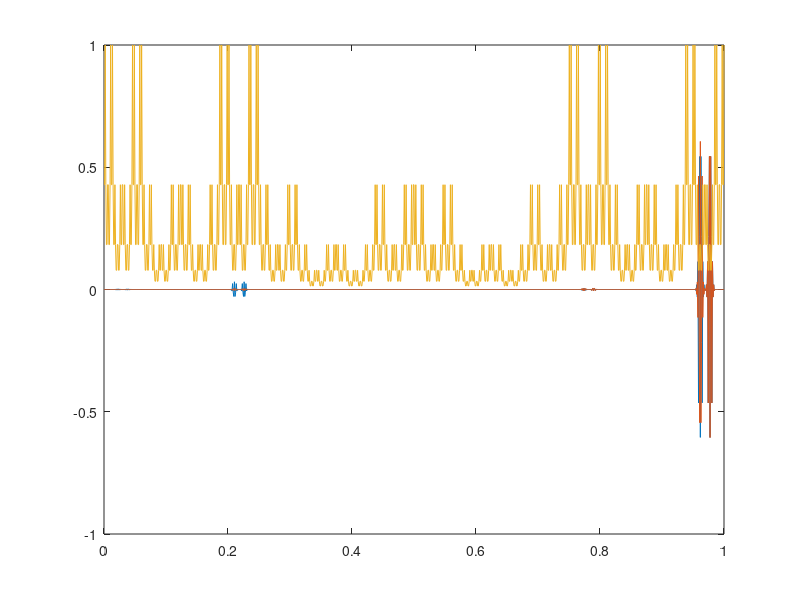

Write the MATLAB code that produced this figure.

m=5;
p=0.7;
q=0.5;
measure = [p/2 (1-p)/2 (1-p)/2 p/2];
resistance = [q/2 (1-q)/2 (1-q)/2 q/2];
for i = 2:m
    measure = repelem(measure,4);
    measure = measure.*repmat([p/2 (1-p)/2 (1-p)/2 p/2],1,length(measure)/4);
    resistance = repelem(resistance,4);
    resistance = resistance.*repmat([q/2 (1-q)/2 (1-q)/2 q/2],1,length(resistance)/4);
end
laplacian=zeros(4^m-1,4^m-1);
for i = 1:4^m-1
    avgmeasure = (measure(i)+measure(i+1))/2;
    laplacian(i,i) = (1/avgmeasure)*(1/resistance(i)+1/resistance(i+1));
end
for i = 1:4^m-2
    avgmeasure = (measure(i)+measure(i+1))/2;
    laplacian(i,i+1) = (1/avgmeasure)*(-1/resistance(i+1));
end
for i = 2:4^m-1
    avgmeasure = (measure(i)+measure(i+1))/2;
    laplacian(i,i-1) = (1/avgmeasure)*(-1/resistance(i));
end
[V,D] = eig(laplacian);
V = V*(1/(max(max(V))));
plot(linspace(0,1,4^m-1)',[V(:,end-1:end) (measure(2:end).*(1/max(measure)))'])


    
    
